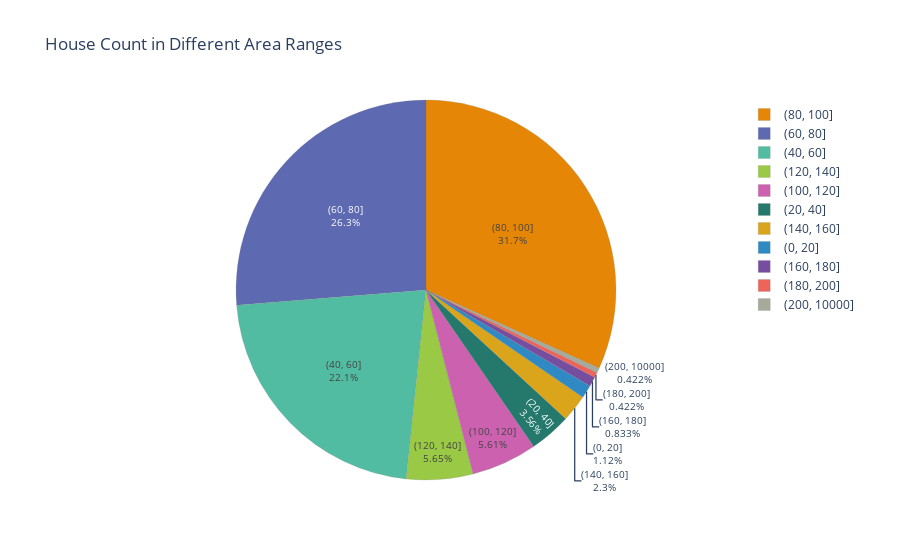

Here is the notebook cell this chart was saved with:
### Markdown cell above
## <div style=" background-color: #a2f5bf; color: white;font-family: Times New Roman; padding: 10px; line-height: 1;border-radius:8px">2.2. Size</div>

### Code cell
bins_Area = [0, 20, 40, 60, 80, 100, 120, 140, 160, 180, 200, 10000]
house['Area Range'] = pd.cut(house['Size'], bins_Area)
area_count = house['Area Range'].value_counts().reset_index()  
area_count.columns = ['Area Range', 'Count']  
area_count['Area Range'] = area_count['Area Range'].astype(str)

fig = px.pie(area_count, values='Count', names='Area Range', 
             color_discrete_sequence=px.colors.qualitative.Vivid,
             title='House Count in Different Area Ranges')

fig.update_traces(textinfo='label+percent', textfont_size=10,
                  marker=dict(line=dict(color='#100000', width=0.2)))
fig.data[0].marker.line.width = 0.2
fig.data[0].marker.line.color = 'gray'

fig.show()

### Figure 1 — Plotly figure (JSON) as saved in the notebook; plotly's stock layout.template omitted (floating-point values rounded to 4 significant figures)
{"data": [{"domain": {"x": [0, 1], "y": [0, 1]}, "hovertemplate": "Area Range=%{label}<br>Count=%{value}<extra></extra>", "labels": ["(80, 100]", "(60, 80]", "(40, 60]", "(120, 140]", "(100, 120]", "(20, 40]", "(140, 160]", "(0, 20]", "(160, 180]", "(180, 200]", "(200, 10000]"], "legendgroup": "", "marker": {"line": {"color": "gray", "width": 0.2}}, "name": "", "showlegend": true, "textfont": {"size": 10}, "textinfo": "label+percent", "type": "pie", "values": [2859, 2367, 1986, 509, 505, 321, 207, 101, 75, 38, 38]}], "layout": {"legend": {"tracegroupgap": 0}, "piecolorway": ["rgb(229, 134, 6)", "rgb(93, 105, 177)", "rgb(82, 188, 163)", "rgb(153, 201, 69)", "rgb(204, 97, 176)", "rgb(36, 121, 108)", "rgb(218, 165, 27)", "rgb(47, 138, 196)", "rgb(118, 78, 159)", "rgb(237, 100, 90)", "rgb(165, 170, 153)"], "title": {"text": "House Count in Different Area Ranges"}}}
